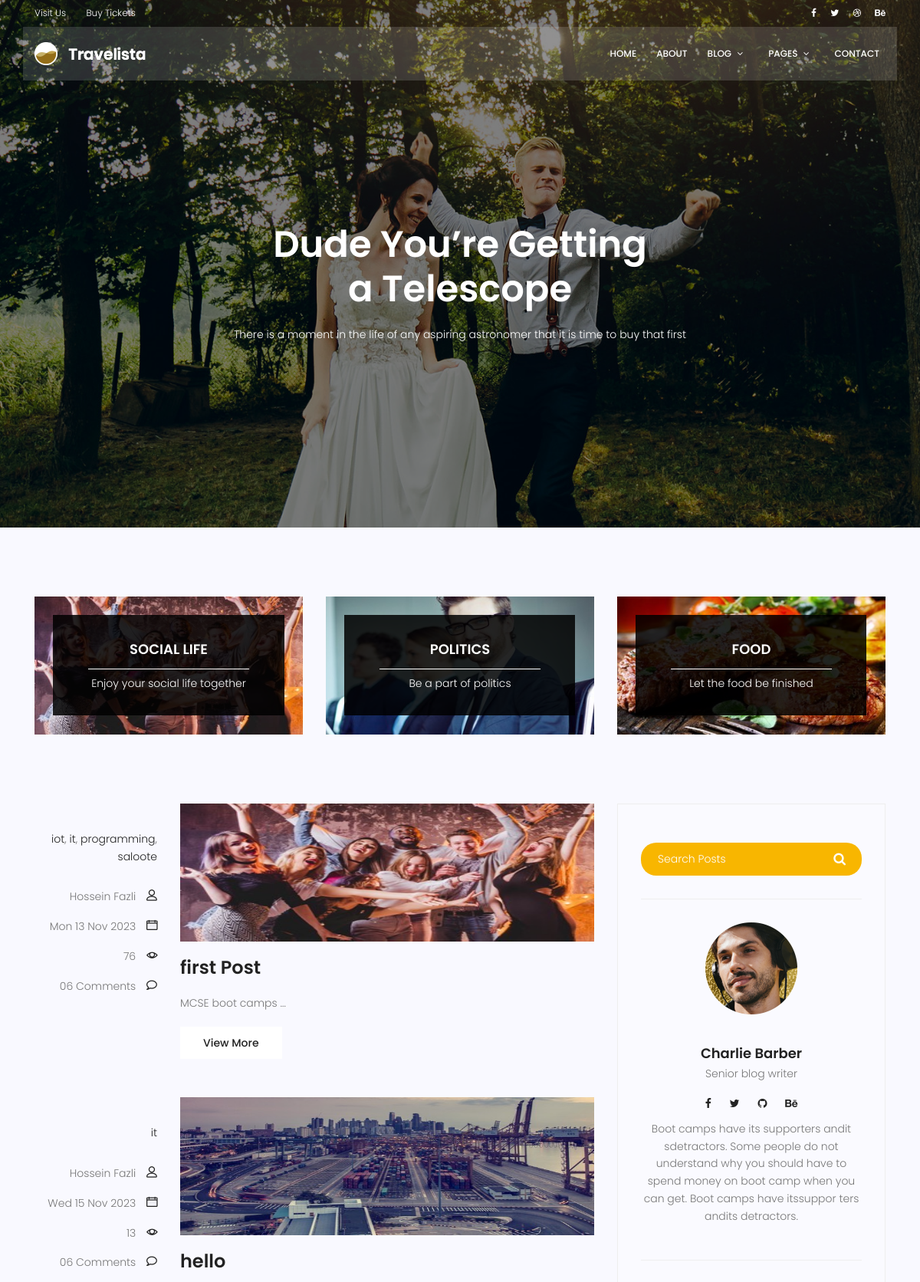
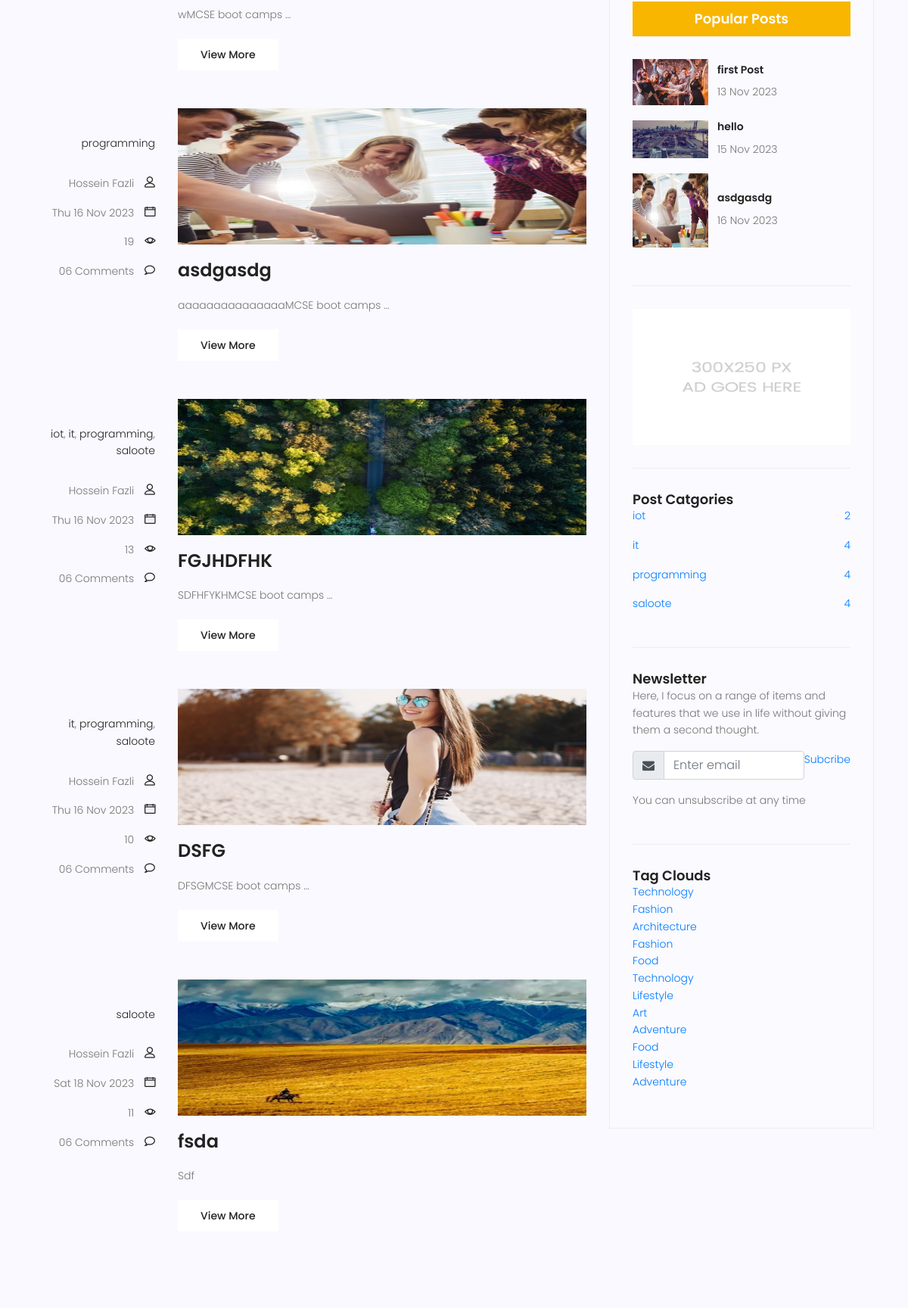
Screenshot of /blog/ (upper part) with the database file from the repository (2 pictures, top to bottom).
### blog/models.py (models this page shows, shortened)
class Category(models.Model):
    name=models.CharField(max_length=255)
    def __str__(self) -> str:
        return self.name

class Post(models.Model):
    title = models.CharField(max_length=100)
    author=models.ForeignKey(User,on_delete=models.SET_NULL,null=True)
    content = models.TextField()
    created_date= models.DateTimeField(auto_now_add=True)
    updated_date=models.DateTimeField(auto_now=True)
    publish_date=models.DateTimeField(null=True)
    status=models.BooleanField(default=False)
    counted_view=models.IntegerField(default=0)
    image=models.ImageField(upload_to='media/',default='media/blog/default.jpg')
    category=models.ManyToManyField(Category)

### blog/views.py (the view)
# urls.py: path('',blog_view,name='blog'),
def blog_view(request,cat_name=None):
     today = timezone.now().date()
     posts=Post.objects.all()
     posts = Post.objects.filter(publish_date__lte=today, status=True)
     if cat_name:
      posts=posts.filter(category__name=cat_name)
     context={'post':posts}
     return render(request,'blog/blog-home.html',context )

### blog/templatetags/blog_tags.py (called while the page is built)
@register.inclusion_tag('blog/latestposts.html')
def latestposts():
    posts=Post.objects.filter(status=1).order_by('publish_date')[:3 ]
    return {'posts':posts}

@register.inclusion_tag('blog/post_categories.html')
def postcategories():
    posts=Post.objects.filter(status=1)
    category=Category.objects.all()
    cat_dict={}
    for name in category:
        cat_dict[name]=posts.filter(category=name).count
    return {'categories':cat_dict}

### templates/blog/blog-home.html (shortened to what this page needs)
{% extends 'base.html'%}
{%load blog_tags%}
{% load static%}
{% block content %}
			<section class="banner-area relative blog-home-banner" id="home">
				<div class="overlay overlay-bg"></div>
				<div class="container">
					<div class="row d-flex align-items-center justify-content-center">
						<div class="about-content blog-header-content col-lg-12">
							<h1 class="text-white">
								Dude You’re Getting
								a Telescope
							</h1>
							<p class="text-white">
								There is a moment in the life of any aspiring astronomer that it is time to buy that first
							</p>
						</div>
					</div>
				</div>
			</section>
			<section class="top-category-widget-area pt-90 pb-90 ">
				<div class="container">
					<div class="row">
						<div class="col-lg-4">
							<div class="single-cat-widget">
								<div class="content relative">
									<div class="overlay overlay-bg"></div>
								    <a href="#" target="_blank">
								      <div class="thumb">
								  		 <img class="content-image img-fluid d-block mx-auto" src="{% static 'img/blog/cat-widget1.jpg'%}" alt="">
								  	  </div>
								      <div class="content-details">
								        <h4 class="content-title mx-auto text-uppercase">Social life</h4>
								        <span></span>
								        <p>Enjoy your social life together</p>
								      </div>
								    </a>
								</div>
							</div>
						</div>
						<div class="col-lg-4">
							<div class="single-cat-widget">
								<div class="content relative">
									<div class="overlay overlay-bg"></div>
								    <a href="#" target="_blank">
								      <div class="thumb">
								  		 <img class="content-image img-fluid d-block mx-auto" src="{% static 'img/blog/cat-widget2.jpg'%}" alt="">
								  	  </div>
								      <div class="content-details">
								        <h4 class="content-title mx-auto text-uppercase">Politics</h4>
								        <span></span>
								        <p>Be a part of politics</p>
								      </div>
								    </a>
								</div>
							</div>
						</div>
						<div class="col-lg-4">
							<div class="single-cat-widget">
								<div class="content relative">
									<div class="overlay overlay-bg"></div>
								    <a href="#" target="_blank">
								      <div class="thumb">
								  		 <img class="content-image img-fluid d-block mx-auto" src="{% static 'img/blog/cat-widget3.jpg'%}" alt="">
								  	  </div>
								      <div class="content-details">
								        <h4 class="content-title mx-auto text-uppercase">Food</h4>
								        <span></span>
								        <p>Let the food be finished</p>
								      </div>
								    </a>
								</div>
							</div>
						</div>
					</div>
				</div>
			</section>
			<section class="post-content-area">
				<div class="container">
					<div class="row">
						<div class="col-lg-8 posts-list">
							{% for post in post%}
							<div class="single-post row">
								<div class="col-lg-3  col-md-3 meta-details">
									<ul class="tags">
										{%for cat in post.category.all%}
										<li><a href="{% url 'category' cat_name=cat.name %}">{{cat.name}}</a>{% if not forloop.last%},{%endif%}</li>
									    {%endfor%}
									</ul>
									<div class="user-details row">
										<p class="user-name col-lg-12 col-md-12 col-6"><a href="#">{{post.author.get_full_name}}</a> <span class="lnr lnr-user"></span></p>
										<p class="date col-lg-12 col-md-12 col-6"><a href="#">{{ post.publish_date|date:"D d M Y" }}</a> <span class="lnr lnr-calendar-full"></span></p>
										<p class="view col-lg-12 col-md-12 col-6"><a href="#">{{post.counted_view}}</a> <span class="lnr lnr-eye"></span></p>
										<p class="comments col-lg-12 col-md-12 col-6"><a href="#">06 Comments</a> <span class="lnr lnr-bubble"></span></p>
									</div>
								</div>
								<div class="col-lg-9 col-md-9 ">
									<div class="feature-img">
										<img class="img-fluid" src="{{post.image.url}}" alt="">
									</div>
									<a class="posts-title" href="{%url 'single' pid=post.pk%}"><h3>{{post.title}}</h3></a>
									<p class="excert">
										{{post.content|truncatewords:3}}
									</p>
									<a href="{%url 'single' pid=post.pk%}" class="primary-btn">View More</a>
								</div>
							</div>
							{% endfor%}
		                    <nav class="blog-pagination justify-content-center d-flex">
		                    </nav>
						</div>
						<div class="col-lg-4 sidebar-widgets">
							<div class="widget-wrap">
								<div class="single-sidebar-widget search-widget">
									<form class="search-form" action="#">
			                            <input placeholder="Search Posts" name="search" type="text" onfocus="this.placeholder = ''" onblur="this.placeholder = 'Search Posts'" >
			                            <button type="submit"><i class="fa fa-search"></i></button>
			                        </form>
								</div>
								{% include "blog/blog-userinfo.html"%}
								{% latestposts %}
								<div class="single-sidebar-widget ads-widget">
									<a href="#"><img class="img-fluid" src="{% static 'img/blog/ads-banner.jpg'%}" alt=""></a>
								</div>
								{% postcategories %}
								<div class="single-sidebar-widget newsletter-widget">
									<h4 class="newsletter-title">Newsletter</h4>
									<p>
										Here, I focus on a range of items and features that we use in life without
										giving them a second thought.
									</p>
									<div class="form-group d-flex flex-row">
									   <div class="col-autos">
									      <div class="input-group">
									        <div class="input-group-prepend">
									          <div class="input-group-text"><i class="fa fa-envelope" aria-hidden="true"></i>
											</div>
									        </div>
									        <input type="text" class="form-control" id="inlineFormInputGroup" placeholder="Enter email" onfocus="this.placeholder = ''" onblur="this.placeholder = 'Enter email'" >
									      </div>
									    </div>
									    <a href="#" class="bbtns">Subcribe</a>
									</div>
									<p class="text-bottom">
										You can unsubscribe at any time
									</p>
								</div>
								<div class="single-sidebar-widget tag-cloud-widget">
									<h4 class="tagcloud-title">Tag Clouds</h4>
									<ul>
										<li><a href="#">Technology</a></li>
										<li><a href="#">Fashion</a></li>
										<li><a href="#">Architecture</a></li>
										<li><a href="#">Fashion</a></li>
										<li><a href="#">Food</a></li>
										<li><a href="#">Technology</a></li>
										<li><a href="#">Lifestyle</a></li>
										<li><a href="#">Art</a></li>
										<li><a href="#">Adventure</a></li>
										<li><a href="#">Food</a></li>
										<li><a href="#">Lifestyle</a></li>
										<li><a href="#">Adventure</a></li>
									</ul>
								</div>
							</div>
						</div>
					</div>
				</div>
			</section>
			{% endblock %}

### templates/blog/latestposts.html
{%load static %}
<div class="single-sidebar-widget popular-post-widget">
    <h4 class="popular-title">Popular Posts</h4>
    <div class="popular-post-list">
        {% for post in posts%}
        <div class="single-post-list d-flex flex-row align-items-center">
            <div class="thumb">
                <img class="img-fluid" src="{{post.image.url}}" alt="">
            </div>
            <div class="details">
                <a href="{%url 'single' pid=post.pk%}"><h6>{{post.title}}</h6></a>
                <p>{{post.publish_date|date:'d M Y'}}</p>
            </div>
        </div>
        {%endfor%}
    </div>
</div>

### templates/blog/post_categories.html
<div class="single-sidebar-widget post-category-widget">
    <h4 class="category-title">Post Catgories</h4>
    <ul class="cat-list">
        {% for name,count in categories.items%}
        <li>
            <a href="{% url 'category' cat_name=name %}" class="d-flex justify-content-between">
                <p>{{name}}</p>
                <p>{{count}}</p>
            </a>
        </li>
       {%endfor%}
    </ul>
</div>

### rows the page displays
Post: author.get_full_name "Hossein Fazli", publish_date "Mon 13 Nov 2023", counted_view "76", image (picture), title "first Post", content "MCSE boot camps …", publish_date "13 Nov 2023"
Category: name "iot", count "2"
Category: name "it", count "4"
Category: name "programming", count "4"
Category: name "saloote", id "4"
Post: author.get_full_name "Hossein Fazli", publish_date "Wed 15 Nov 2023", counted_view "13", image (picture), title "hello", content "wMCSE boot camps …", publish_date "15 Nov 2023"
Post: author.get_full_name "Hossein Fazli", publish_date "Thu 16 Nov 2023", counted_view "19", image (picture), title "asdgasdg", content "aaaaaaaaaaaaaaaMCSE boot camps …", publish_date "16 Nov 2023"
Post: author.get_full_name "Hossein Fazli", publish_date "Thu 16 Nov 2023", counted_view "13", image (picture), title "FGJHDFHK", content "SDFHFYKHMCSE boot camps …"
Post: author.get_full_name "Hossein Fazli", publish_date "Thu 16 Nov 2023", counted_view "10", image (picture), title "DSFG", content "DFSGMCSE boot camps …"
Post: author.get_full_name "Hossein Fazli", publish_date "Sat 18 Nov 2023", counted_view "11", image (picture), title "fsda", content "Sdf"
